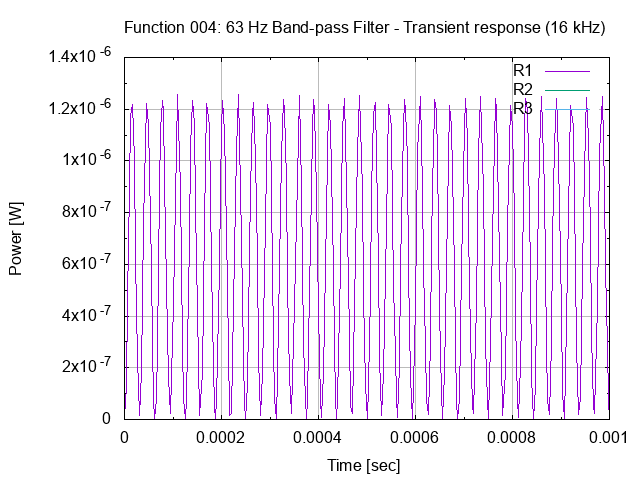

Write gnuplot code to recreate this figure.
# setup terminal
set term png

# setup graph
set output "26.004.00.03.02.png"
set title "Function 004: 63 Hz Band-pass Filter - Transient response (16 kHz)"

# setup Y-axis
set grid ytics lt 1 lw 1 lc rgb "#bbbbbb"
set mytics
set ylabel "Power [W]"

# setup X-axis
set grid xtics lt 1 lw 1 lc rgb "#bbbbbb"
set mxtics
set  xrange [0:0.001]
set xlabel "Time [sec]"

# setup plot style
set style data lines
plot '26.004.00.03.02.dat' using 1:2 title "R1", \
     '26.004.00.03.02.dat' using 1:3 title "R2", \
     '26.004.00.03.02.dat' using 1:4 title "R3"

# set output back to default
set output

# reset terminal type
set terminal pop
